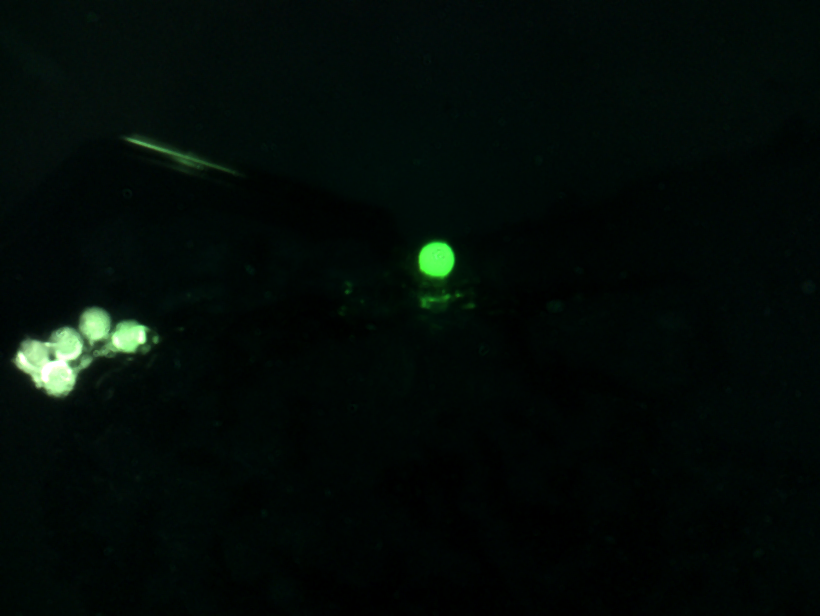
#> input picture Reference/openflexure-colour-correction/test/capture_20251120_082442.png, 820 x 616 px
$ python -i autofocus.py   (imports and definitions only)   (older library calls are emulated)
#> lines starting #> are read from the running program, lines starting #| are printed output that depends on the picture
#> further down, picture is the input picture: shape (616, 820, 3); mean B, G, R 7.1, 11, 2.6
import time
import logging
import numpy as np
import cv2

# --- 對焦指數計算 (Metrics) ---
def compute_score_fluo(image):
    """ [螢光細調] Morphological Opening + Sobel + Top 0.1% Peaks """
    img_float = image.astype(np.float32)
    kernel_size = 13
    kernel = cv2.getStructuringElement(cv2.MORPH_RECT, (kernel_size, kernel_size))
    structure_only = cv2.morphologyEx(img_float, cv2.MORPH_OPEN, kernel)
    blurred = cv2.GaussianBlur(structure_only, (5, 5), 0)
    gx = cv2.Sobel(blurred, cv2.CV_32F, 1, 0, ksize=3)
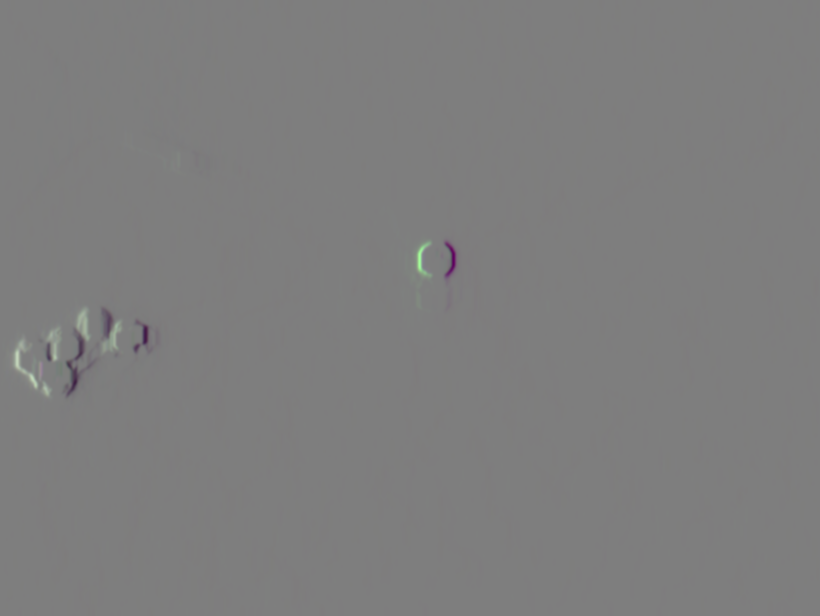
#> gx: shape (616, 820, 3) float32; mean B, G, R 0, 0, 0; drawn with min black and max white
    gy = cv2.Sobel(blurred, cv2.CV_32F, 0, 1, ksize=3)
    magnitude = cv2.magnitude(gx, gy)
    flat_mag = magnitude.flatten()
    total_pixels = len(flat_mag)
#> total_pixels = 1515360
    if total_pixels == 0: return 0.0
    top_n_count = int(total_pixels * 0.001)
#> top_n_count = 1515
    if top_n_count < 10: top_n_count = 10
    top_gradients = np.partition(flat_mag, -top_n_count)[-top_n_count:]
#> top_gradients = 1515 values, max 440.3 at index 1122, min 201 at index 0, mean 266.1
    score = np.mean(top_gradients ** 2)
#> score = 74467.2
    return score

# [30 lines left out: functions compute_score_variance, compute_score_tenengrad, compute_score_brenner, compute_score_spatial_frequency, not called in this run]

# --- 自動對焦核心邏輯 (Triple-Metric Dynamic Search) ---
class FocusAlgorithm:
    STATE_IDLE = 0
    STATE_START_STEP = 1
    STATE_SEARCHING = 2
    STATE_FINISHING = 4
    STATE_RECOVERING_PEAK = 5

    # [35 lines left out: functions __init__, reset, start, not called in this run]

    def cancel(self):
        self.state = self.STATE_IDLE
        self.status_updater("Auto Focus cancelled.")

    # [192 lines left out: functions _load_next_step, step, not called in this run]

>>> import cv2
>>> picture = cv2.imread('../openflexure-colour-correction/test/capture_20251120_082442.png')
>>> result = compute_score_fluo(picture)
#> result = 74467.2

$ run again, on Reference/openflexure-colour-correction/test/capture_20251120_082507.png
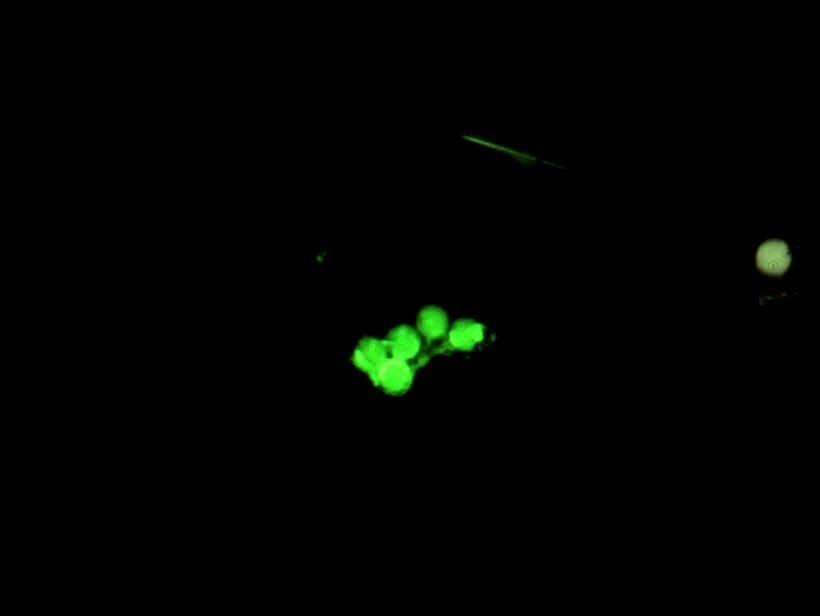
#> input picture Reference/openflexure-colour-correction/test/capture_20251120_082507.png, 820 x 616 px
#> picture is the input picture: shape (616, 820, 3); mean B, G, R 0.5, 2.6, 0.8
#> in compute_score_fluo, `gx = cv2.Sobel(blurred, cv2.CV_32F, 1, 0, ksize=3)`:
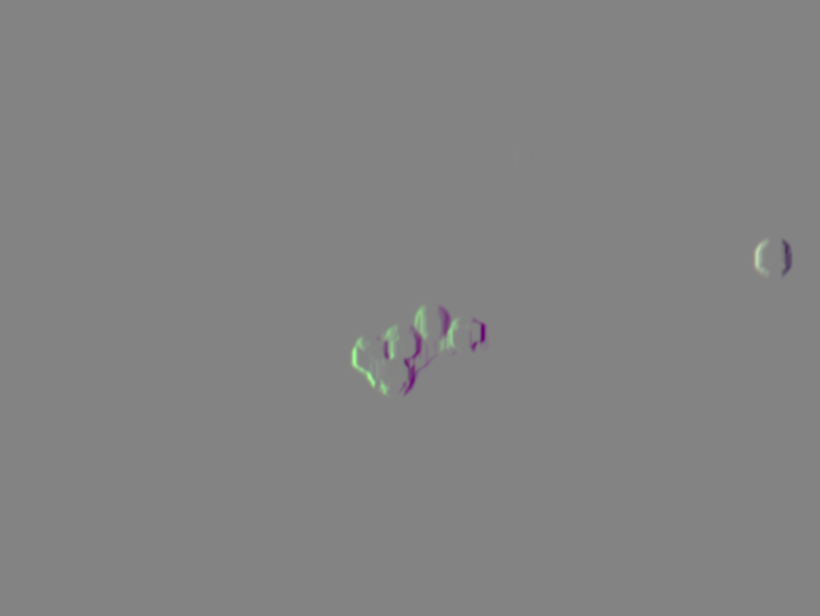
#> gx: shape (616, 820, 3) float32; mean B, G, R 0, 0, 0; drawn with min black and max white
#> total_pixels = 1515360
#> top_n_count = 1515
#> top_gradients = 1515 values, max 412.2 at index 683, min 186.4 at index 0, mean 242
#> score = 61266.3

$ run again, on Reference/openflexure-colour-correction/test/capture_20251120_110454.png
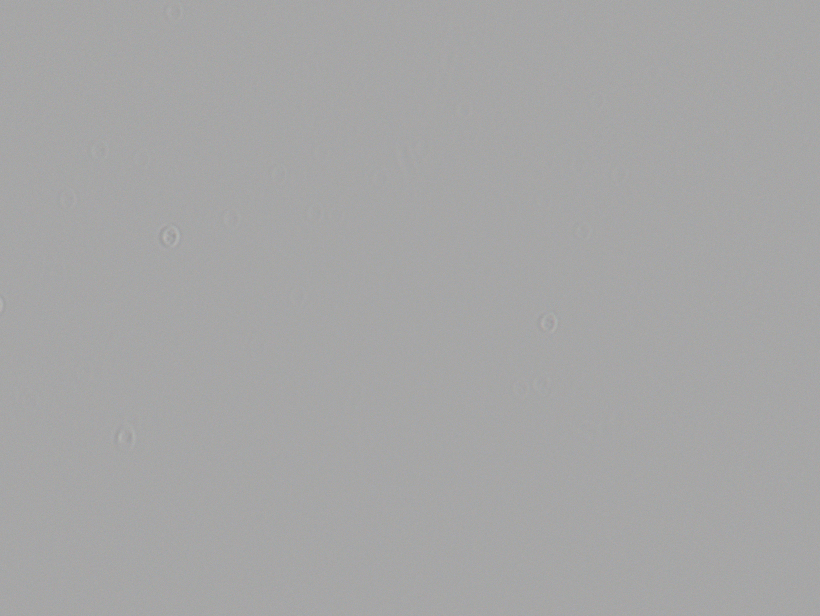
#> input picture Reference/openflexure-colour-correction/test/capture_20251120_110454.png, 820 x 616 px
#> picture is the input picture: shape (616, 820, 3); mean B, G, R 166.2, 166.2, 166.2
#> in compute_score_fluo, `gy = cv2.Sobel(blurred, cv2.CV_32F, 0, 1, ksize=3)`:
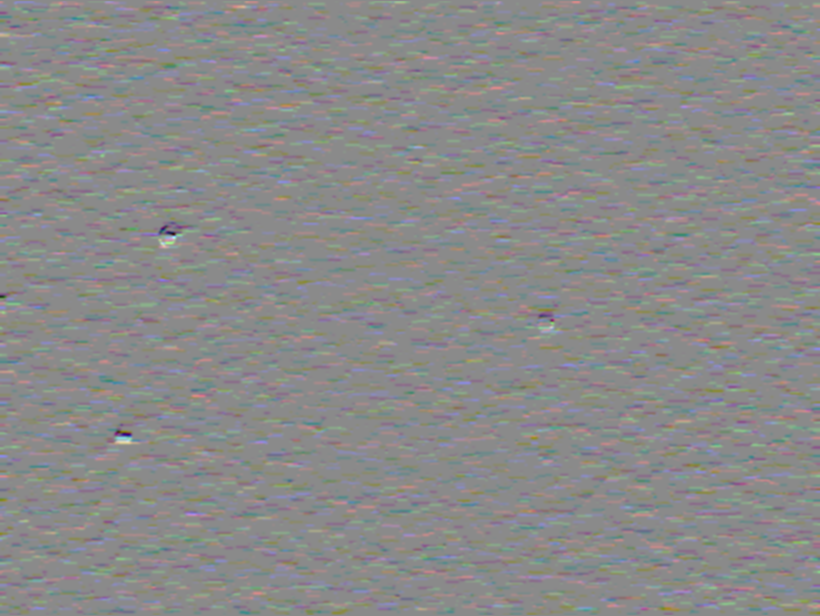
#> gy: shape (616, 820, 3) float32; mean B, G, R -0.00196, 0.00525, 0.00356; drawn with min black and max white
#> in compute_score_fluo, `magnitude = cv2.magnitude(gx, gy)`:
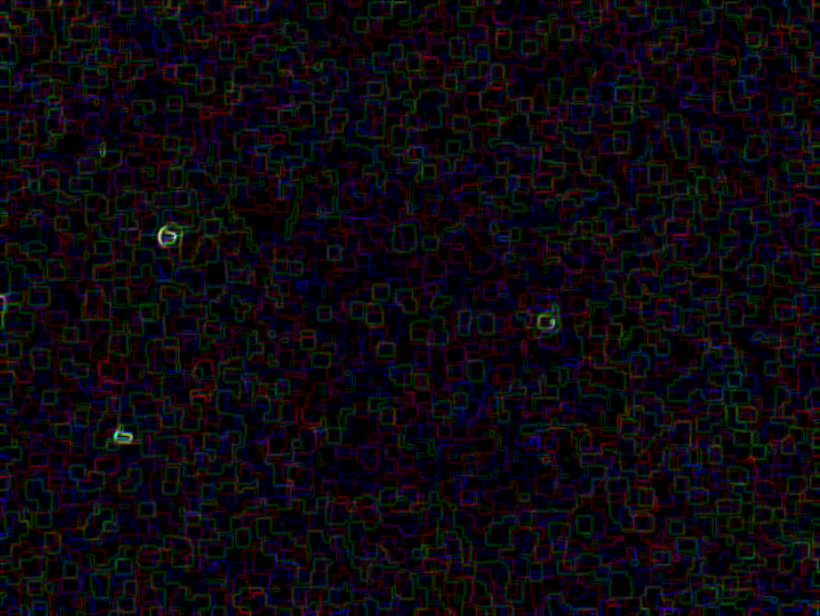
#> magnitude: shape (616, 820, 3) float32; mean B, G, R 0.964, 0.573, 0.832; drawn with min black and max white
#> total_pixels = 1515360
#> top_n_count = 1515
#> top_gradients = 1515 values, max 17.38 at index 1346, min 7.09 at index 0, mean 8.52
#> score = 75.47
